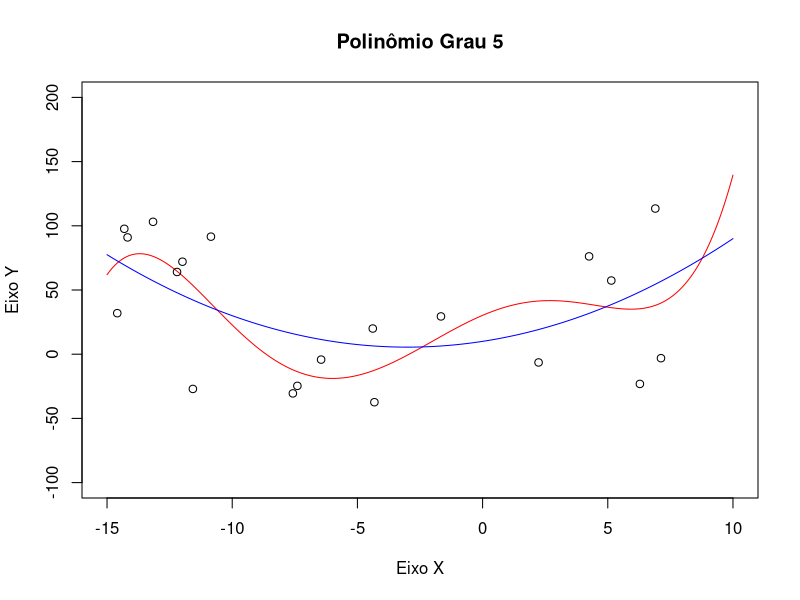

The R script that drew this image:
rm(list = ls())
# dev.off()

POLYNOMIAL_DEGREE <- 5

library("corpcor") # usado para função da pseudoinversa

fgx <- function(xin) {
    (0.5 * xin^2) + (3 * xin) + 10
}

X <- runif(n = 20, min = -15, max = 10) # vetor aleatorio
Y <- fgx(X) + 10 * rnorm(length(X), mean = 0, sd = 4) # dados de aprendizado

switch(POLYNOMIAL_DEGREE,
    H <- cbind(X^1, X^0),
    H <- cbind(X^2, X^1, X^0),
    H <- cbind(X^3, X^2, X^1, X^0),
    H <- cbind(X^4, X^3, X^2, X^1, X^0),
    H <- cbind(X^5, X^4, X^3, X^2, X^1, X^0),
    H <- cbind(X^6, X^5, X^4, X^3, X^2, X^1, X^0),
    H <- cbind(X^7, X^6, X^5, X^4, X^3, X^2, X^1, X^0),
    H <- cbind(X^8, X^7, X^6, X^5, X^4, X^3, X^2, X^1, X^0),
)

# %*% é multiplicação matricial
w <- pseudoinverse(H) %*% Y

# aqui, w sao os parametros aprendidos. (vetor de parametros w)

## --- aprendizado da RNA se encerra aqui. --- ##
##  agora, é somente teste com os parametros aprendidos w

xgrid <- seq(-15, 10, 0.1)
ygrid <- ((0.5 * xgrid^2) + (3 * xgrid) + 10)

switch(POLYNOMIAL_DEGREE,
    Hgrid <- cbind(xgrid^1, xgrid^0),
    Hgrid <- cbind(xgrid^2, xgrid^1, xgrid^0),
    Hgrid <- cbind(xgrid^3, xgrid^2, xgrid^1, xgrid^0),
    Hgrid <- cbind(xgrid^4, xgrid^3, xgrid^2, xgrid^1, xgrid^0),
    Hgrid <- cbind(xgrid^5, xgrid^4, xgrid^3, xgrid^2, xgrid^1, xgrid^0),
    Hgrid <- cbind(xgrid^6, xgrid^5, xgrid^4, xgrid^3, xgrid^2, xgrid^1, xgrid^0),
    Hgrid <- cbind(xgrid^7, xgrid^6, xgrid^5, xgrid^4, xgrid^3, xgrid^2, xgrid^1, xgrid^0),
    Hgrid <- cbind(xgrid^8, xgrid^7, xgrid^6, xgrid^5, xgrid^4, xgrid^3, xgrid^2, xgrid^1, xgrid^0),
)

yhatgrid <- Hgrid %*% w

# yhatgrid é y chapeu: é a saida aprendida da maquina
plot(
    NULL,
    main = if (POLYNOMIAL_DEGREE == 1) {
        "Polinômio Grau 1"
    } else if (POLYNOMIAL_DEGREE == 2) {
        "Polinômio Grau 2"
    } else if (POLYNOMIAL_DEGREE == 3) {
        "Polinômio Grau 3"
    } else if (POLYNOMIAL_DEGREE == 4) {
        "Polinômio Grau 4"
    } else if (POLYNOMIAL_DEGREE == 5) {
        "Polinômio Grau 5"
    } else if (POLYNOMIAL_DEGREE == 6) {
        "Polinômio Grau 6"
    } else if (POLYNOMIAL_DEGREE == 7) {
        "Polinômio Grau 7"
    } else if (POLYNOMIAL_DEGREE == 8) {
        "Polinômio Grau 8"
    },
    xlab = "Eixo X",
    ylab = "Eixo Y",
    ylim = c(-100, 200),
    xlim = c(-15, 10)
)
lines(xgrid, yhatgrid, col = "red")
lines(xgrid, ygrid, col = "blue")
points(X, Y, col = "black")

# legend(
#     "bottom",
#     inset = c(-0.3, 0.1),
#     legend = c(
#         "Função geradora",
#         "Polinômio aprendido pela RNA",
#         "Dados de amostragem"
#     ),
#     fill = c("blue", "red", "black")
# )
